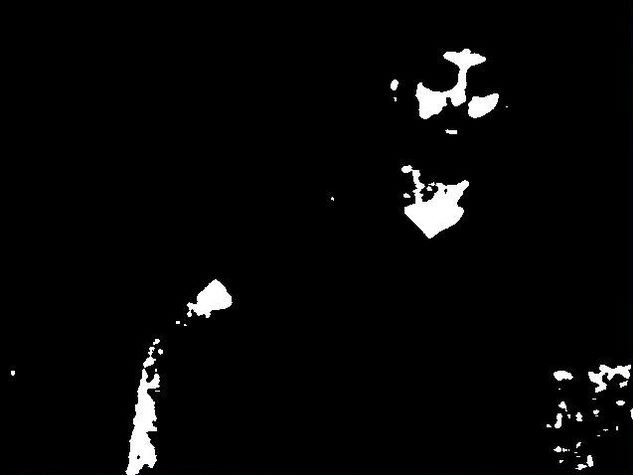
#> input picture analysis/hull.jpg, 633 x 475 px
$ python -i trackLength.py   (imports and definitions only)   (older library calls are emulated)
#> lines starting #> are read from the running program, lines starting #| are printed output that depends on the picture; after the words box and inside, x2 and y2 are one past the last pixel; in counts of white or black regions, pixels touching at a corner belong together
#!/usr/bin/env python
#run this script like this:
#ls -d /mnt/4TBraid04/imagesets04/20161012_testset_V12/*/ | parallel --eta -j16 "~/applications/RAPID/analysis/trackLength.py {}"
from scipy.spatial import distance as dist
import cv2
import numpy as np
import sys
import os
import re

version = "v14"

# [108 lines left out: functions combineTrackAndPhoto, createOverlay, getCenter, find_if_close, createMask, not called in this run]


def threshold(imgPath):
#> called with imgPath = 'hull.jpg'
    kernel = np.ones((5,5),np.uint8)

    img = cv2.imread(imgPath,0)
#> img: shape (475, 633); min 0, max 255, mean 7.6
    img = cv2.medianBlur(img,17)

    #adaptive threshold goes crazy if there is just noise, so we filter out images with no tracks and return an empty image
    minVal, maxVal, minLoc, maxLoc = cv2.minMaxLoc(img)
#> minVal = 0; maxVal = 255; minLoc = (0, 0); maxLoc = (430, 95)
    if minVal > 220:
        return (img, np.zeros(img.shape,np.uint8))

    else:
        #thresholding
        th = cv2.adaptiveThreshold(img,255,cv2.ADAPTIVE_THRESH_MEAN_C, cv2.THRESH_BINARY,15,2)
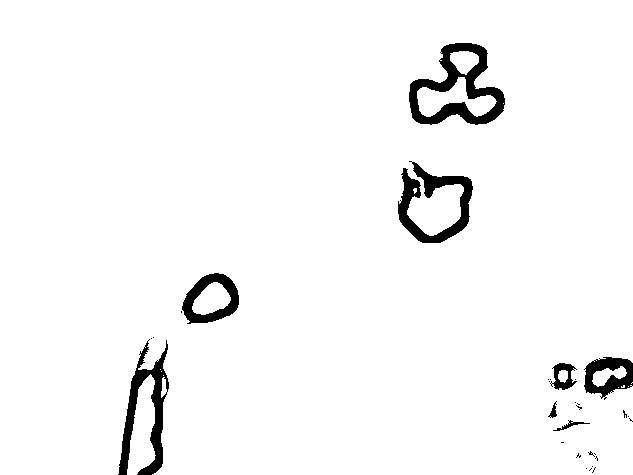
#> th: shape (475, 633); 96.5% white; 30 black regions (22 under 20 px), largest, box (x1, y1, x2, y2) and area: (409, 43, 505, 125) 3040, (118, 339, 169, 475) 2325, (398, 161, 473, 243) 2247
        th = cv2.morphologyEx(th, cv2.MORPH_OPEN, kernel, iterations = 2)
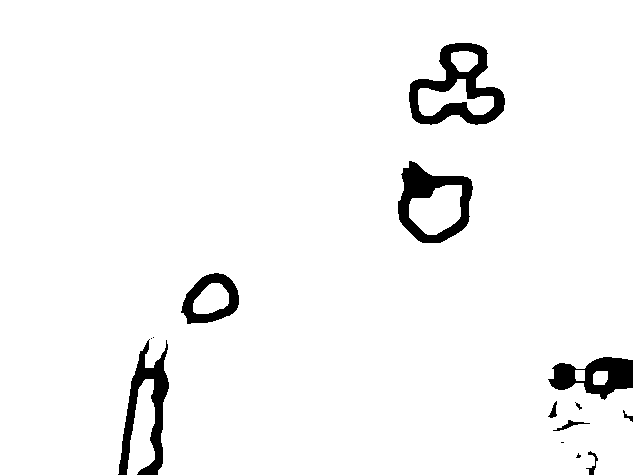
#> th: shape (475, 633); 96% white; 14 black regions (4 under 20 px), largest, box (x1, y1, x2, y2) and area: (409, 43, 505, 125) 3200, (398, 161, 473, 243) 2529, (118, 339, 169, 475) 2527
        th = cv2.bitwise_not(th)
        return (img, th)


# [79 lines left out: functions findImage, findPhoto, measureArea, analyseTrack, not called in this run]

################# main program starts here #################

src = sys.argv[1]

descriptions = ("before", "after")

# [18 lines not run here, left out]

>>> result = threshold('hull.jpg')
